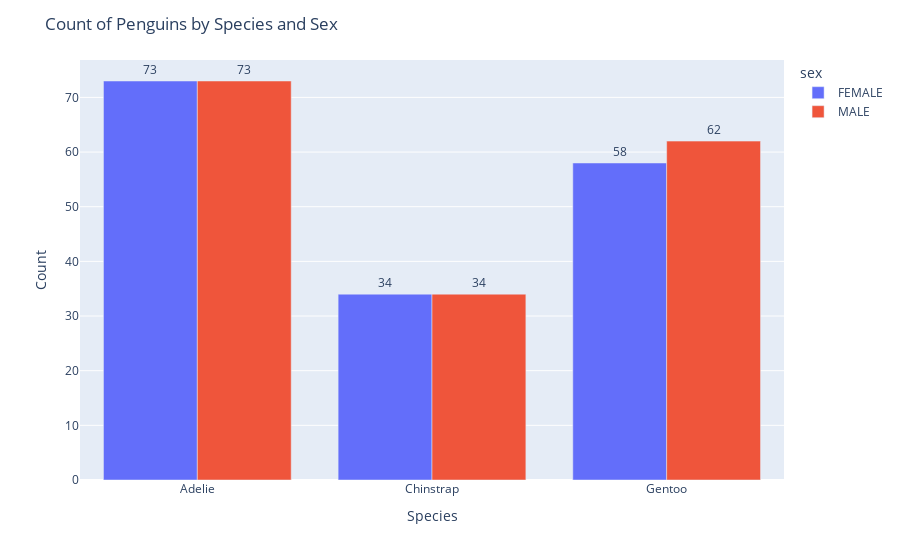

Notebook cell for this chart:
### Code cell
species_sex_count = df.groupby(['species', 'sex']).size().reset_index(name='count')

fig = px.bar(species_sex_count, x='species', y='count', color='sex', text='count', barmode='group')
fig.update_traces(texttemplate='%{text}', textposition='outside')

fig.update_layout(
    xaxis_title='Species',
    yaxis_title='Count',
    title='Count of Penguins by Species and Sex'
)

fig.show()

### Figure 1 — Plotly figure (JSON) as saved in the notebook; plotly's stock layout.template omitted (floating-point values rounded to 4 significant figures)
{"data": [{"alignmentgroup": "True", "hovertemplate": "sex=FEMALE<br>species=%{x}<br>count=%{text}<extra></extra>", "legendgroup": "FEMALE", "marker": {"color": "#636efa", "pattern": {"shape": ""}}, "name": "FEMALE", "offsetgroup": "FEMALE", "orientation": "v", "showlegend": true, "text": [73, 34, 58], "textposition": "outside", "texttemplate": "%{text}", "type": "bar", "x": ["Adelie", "Chinstrap", "Gentoo"], "xaxis": "x", "y": [73, 34, 58], "yaxis": "y"}, {"alignmentgroup": "True", "hovertemplate": "sex=MALE<br>species=%{x}<br>count=%{text}<extra></extra>", "legendgroup": "MALE", "marker": {"color": "#EF553B", "pattern": {"shape": ""}}, "name": "MALE", "offsetgroup": "MALE", "orientation": "v", "showlegend": true, "text": [73, 34, 62], "textposition": "outside", "texttemplate": "%{text}", "type": "bar", "x": ["Adelie", "Chinstrap", "Gentoo"], "xaxis": "x", "y": [73, 34, 62], "yaxis": "y"}], "layout": {"autosize": true, "barmode": "group", "legend": {"title": {"text": "sex"}, "tracegroupgap": 0}, "margin": {"t": 60}, "title": {"text": "Count of Penguins by Species and Sex"}, "xaxis": {"anchor": "y", "autorange": true, "domain": [0, 1], "range": [-0.5, 2.5], "title": {"text": "Species"}, "type": "category"}, "yaxis": {"anchor": "x", "autorange": true, "domain": [0, 1], "range": [0, 76.84], "title": {"text": "Count"}, "type": "linear"}}}
